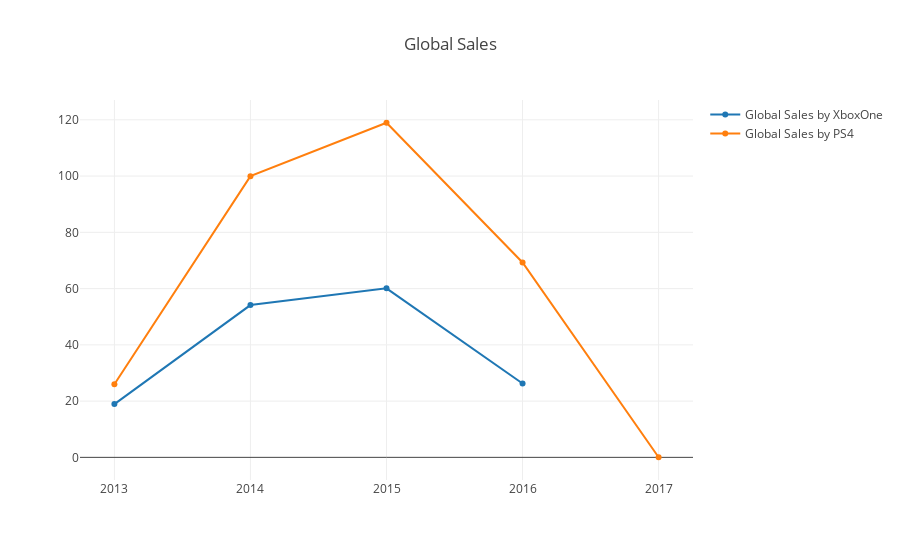

Notebook source saved alongside this figure:
### Code cell
trace1 = go.Scatter(
    x=df_xone.index,
    y=df_xone.Global_Sales,
    name='Global Sales by XboxOne'
)

trace2 = go.Scatter(
    x=df_ps4.index,
    y=df_ps4.Global_Sales,
    name='Global Sales by PS4'
)

layout = {'title': 'Global Sales'}
data = [trace1, trace2]

fig = go.Figure(data=data, layout=layout)
iplot(fig, show_link=False)

### Figure 1 — Plotly figure (JSON) as saved in the notebook; plotly's stock layout.template omitted (floating-point values rounded to 4 significant figures)
{"data": [{"name": "Global Sales by XboxOne", "type": "scatter", "uid": "ef7c66fe-6657-421f-aa67-d43b111ad85a", "x": [2016, 2015, 2014, 2013], "y": [26.27, 60.09, 54.14, 18.94]}, {"name": "Global Sales by PS4", "type": "scatter", "uid": "79c70ec1-547e-4e61-835b-c5e7a541a986", "x": [2017, 2016, 2015, 2014, 2013], "y": [0.04, 69.29, 119.0, 99.97, 25.97]}], "layout": {"title": "Global Sales"}}
